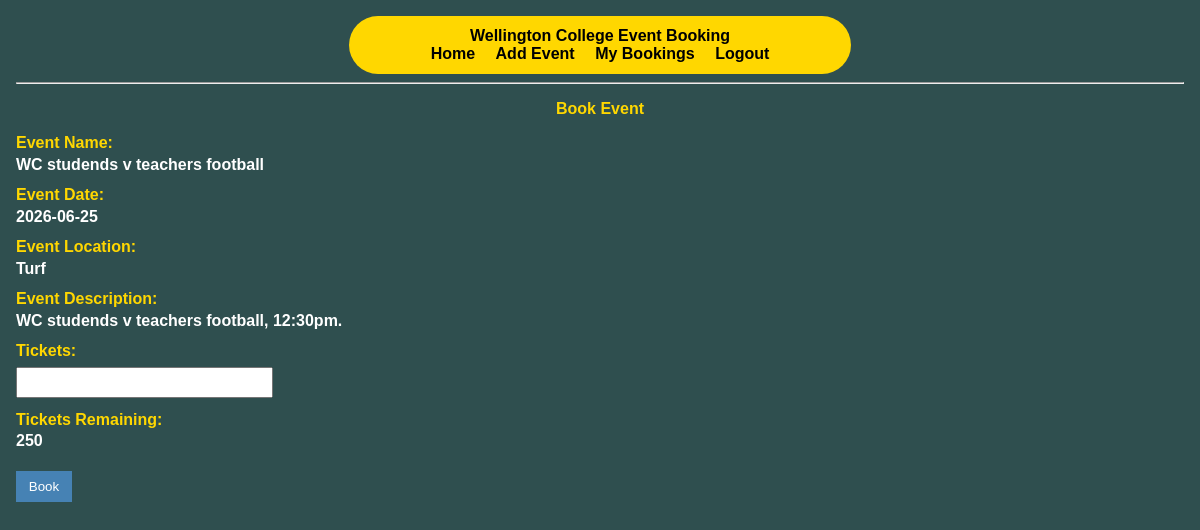
Page /book_event/18 (signed in) on the committed database.
### tables this page shows
CREATE TABLE "events"
(
    event_id          INTEGER
        primary key autoincrement,
    event_name        TEXT    not null,
    event_date        TEXT    not null,
    event_location    TEXT    not null,
    event_description TEXT    not null,
    fk_user_id        INTEGER not null,
    event_capacity    INTEGER not null
);

### app.py (the view, shortened to what this page needs)
@app.route('/book_event/<event_id>', methods=['GET', 'POST'])
def book_event(event_id):
    if "user_id" not in session:
        return redirect("/login?error=log+in+first")
    con = connect_db()
    cur = con.cursor()
    query = "SELECT * FROM events WHERE event_id = ?"
    cur.execute(query, (event_id,))
    chosen_event = cur.fetchone()
    ticket_query = "SELECT SUM(tickets) FROM bookings WHERE fk_event_id = ?"
    cur.execute(ticket_query, (event_id,))
    tickets_booked = cur.fetchone()[0]
    if tickets_booked is None:
        tickets_booked = 0
    tickets_left = chosen_event["event_capacity"] - tickets_booked
    con.close()
    error = request.args.get("error")
    return render_template("book_event.html", chosen_event=chosen_event, error=error, tickets_left=tickets_left)

### app.py (called while the page is built)
def connect_db():
    con = sqlite3.connect("identifier.sqlite")
    con.row_factory = sqlite3.Row
    return con

### templates/book_event.html (shortened to what this page needs)
{% extends "base.html" %}
{% block content %}
<h2>Book Event</h2>
<form class="myform" method="POST">
    <div class="form-group">
        <div class="form-label">Event Name:</div>
        <div class="form-element">
            <b>{{ chosen_event["event_name"] }}</b>
        </div>
    </div>
    <div class="form-group">
        <div class="form-label">Event Date:</div>
        <div class="form-element">
            <b>{{ chosen_event["event_date"] }}</b>
        </div>
    </div>
    <div class="form-group">
        <div class="form-label">Event Location:</div>
        <div class="form-element">
            <b>{{ chosen_event["event_location"] }}</b>
        </div>
    </div>
    <div class="form-group">
        <div class="form-label">Event Description:</div>
        <div class="form-element">
            <b>{{ chosen_event["event_description"] }}</b>
        </div>
    </div>
    <div class="form-group">
        <div class="form-label">Tickets:</div>
        <div class="form-element">
            <input type="number" name="tickets" min="1" max="10" required>
        </div>
    </div>
    <div class="form-group">
        <div class="form-label">Tickets Remaining:</div>
        <div class="form-element">
            <b>{{ tickets_left }}</b>
        </div>
    </div>
    <button type="submit">Book</button>
</form>
{% endblock %}

### templates/base.html (style rules this page uses)
body { font-family: Verdana, Arial, sans-serif; background-color: darkslategray; margin: 0; padding: 1rem; }
h2 { text-align: center; font-size: 1rem; margin: 1rem; color: gold; }
.form-group { margin-bottom: 0.8rem; color: white; }
.form-label { font-weight: bold; margin-bottom: 0.2rem; color: gold; }
input, textarea, select { width: 15rem; padding: 0.4rem; margin-top: 0.2rem; }
button { padding: 0.5rem 0.8rem; background-color: steelblue; color: white; border: none; margin-top: 0.5rem; }

### rows in the picture
events: event_name "WC studends v teachers football", event_date "2026-06-25", event_location "Turf", event_description "WC studends v teachers football, 12:30pm."

### other values in the picture
{{ tickets_left }} "250"
